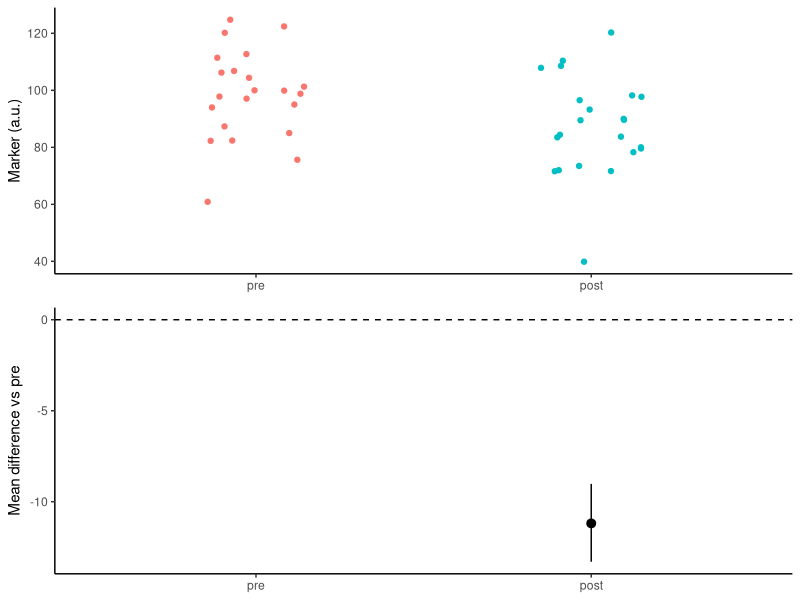

The R source for this figure:
#!/usr/bin/env Rscript
# Standalone reproduction. Run inside the pinned pubready container
# (see REPRODUCE.md) from this bundle folder. It recomputes the BCa bootstrap
# intervals with the same Park-Miller resamples and draws a simple version of
# the estimation plot.
suppressPackageStartupMessages(library(ggplot2))

M <- 2147483647; A <- 48271; SEED <- 20261029; B <- 5000
mulmod <- function(z, a) {
  hi <- floor(a / 65536); lo <- a - hi * 65536
  ((((z * hi) %% M) * 65536) %% M + (z * lo) %% M) %% M
}
uniforms <- function(n) {
  s <- SEED; out <- numeric(n)
  for (i in seq_len(n)) { s <- mulmod(s, A); out[i] <- s }
  out / M
}
bca <- function(r, g, paired) {
  per <- if (paired) length(r) else length(r) + length(g)
  u <- matrix(uniforms(B * per), nrow = per)
  if (paired) {
    i <- floor(u * length(r)) + 1
    boot <- colSums(matrix(g[i] - r[i], nrow = length(r))) / length(r)
    d <- g - r; jack <- (sum(d) - d) / (length(d) - 1)
  } else {
    ir <- floor(u[seq_along(r), , drop = FALSE] * length(r)) + 1
    ig <- floor(u[length(r) + seq_along(g), , drop = FALSE] * length(g)) + 1
    boot <- colSums(matrix(g[ig], nrow = length(g))) / length(g) -
      colSums(matrix(r[ir], nrow = length(r))) / length(r)
    jack <- c(mean(g) - (sum(r) - r) / (length(r) - 1), (sum(g) - g) / (length(g) - 1) - mean(r))
  }
  est <- sum(g) / length(g) - sum(r) / length(r)
  p0 <- sum(boot < est - 1e-11 * max(abs(c(r, g)))) / B
  z0 <- qnorm(min(max(p0, 0.5 / B), 1 - 0.5 / B))
  dj <- mean(jack) - jack; acc <- sum(dj^3) / (6 * sum(dj^2)^1.5)
  zq <- qnorm(c(0.025, 0.975))
  c(est, quantile(boot, pnorm(z0 + (z0 + zq) / (1 - acc * (z0 + zq))), type = 7))
}

raw <- read.csv("input_value.csv", check.names = FALSE)
d <- data.frame(group = as.character(raw[["condition"]]), y = as.numeric(raw[["value"]]), id = as.character(raw[["subject"]]))
d <- d[!is.na(d$group) & is.finite(d$y), ]
lv <- c("pre", "post")
res <- NULL
for (g in lv[-1]) {
  m <- merge(d[d$group == lv[1], c("id", "y")], d[d$group == g, c("id", "y")], by = "id")
  m <- m[order(m$id, method = "radix"), ]
  r <- m$y.x; v <- m$y.y
  ci <- bca(r, v, TRUE)
  tt <- t.test(v, r, paired = TRUE)
  res <- rbind(res, data.frame(group = g, mean_diff = ci[1], ci_low = ci[2], ci_high = ci[3],
                               p_value = tt$p.value))
}
print(res, digits = 6)
d$group <- factor(d$group, levels = lv)
p1 <- ggplot(d, aes(group, y, colour = group)) + geom_jitter(width = 0.15) +
  labs(x = NULL, y = "Marker (a.u.)") + theme_classic() + theme(legend.position = "none")
res$group <- factor(res$group, levels = lv)
p2 <- ggplot(res, aes(group, mean_diff)) + geom_hline(yintercept = 0, linetype = 2) +
  geom_pointrange(aes(ymin = ci_low, ymax = ci_high)) +
  scale_x_discrete(drop = FALSE) +
  labs(x = NULL, y = "Mean difference vs pre") + theme_classic()
ggsave("figure_value_estimation_paired.pdf", ggpubr::ggarrange(p1, p2, ncol = 1, align = "v"), width = 5, height = 6)
cat("Reproduced figure.\n")
